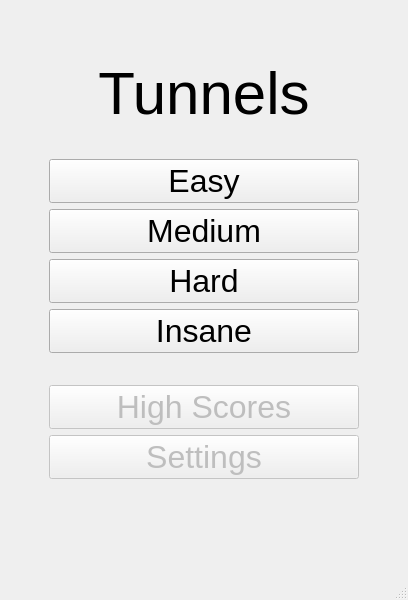
<?xml version="1.0" encoding="UTF-8"?>
<ui version="4.0">
 <class>MainMenu</class>
 <widget class="QMainWindow" name="MainMenu">
  <property name="geometry">
   <rect>
    <x>0</x>
    <y>0</y>
    <width>408</width>
    <height>600</height>
   </rect>
  </property>
  <property name="sizePolicy">
   <sizepolicy hsizetype="Maximum" vsizetype="Maximum">
    <horstretch>0</horstretch>
    <verstretch>0</verstretch>
   </sizepolicy>
  </property>
  <property name="windowTitle">
   <string>MainWindow</string>
  </property>
  <widget class="QWidget" name="centralwidget">
   <property name="autoFillBackground">
    <bool>false</bool>
   </property>
   <layout class="QVBoxLayout" name="verticalLayout">
    <item>
     <layout class="QVBoxLayout" name="verticalLayout_2">
      <property name="leftMargin">
       <number>40</number>
      </property>
      <property name="topMargin">
       <number>50</number>
      </property>
      <property name="rightMargin">
       <number>40</number>
      </property>
      <property name="bottomMargin">
       <number>90</number>
      </property>
      <item>
       <widget class="QLabel" name="label">
        <property name="sizePolicy">
         <sizepolicy hsizetype="Preferred" vsizetype="Preferred">
          <horstretch>0</horstretch>
          <verstretch>0</verstretch>
         </sizepolicy>
        </property>
        <property name="font">
         <font>
          <pointsize>45</pointsize>
          <weight>50</weight>
          <bold>false</bold>
         </font>
        </property>
        <property name="text">
         <string>Tunnels</string>
        </property>
        <property name="alignment">
         <set>Qt::AlignCenter</set>
        </property>
       </widget>
      </item>
      <item>
       <spacer name="verticalSpacer">
        <property name="orientation">
         <enum>Qt::Vertical</enum>
        </property>
        <property name="sizeHint" stdset="0">
         <size>
          <width>20</width>
          <height>80</height>
         </size>
        </property>
       </spacer>
      </item>
      <item>
       <widget class="QPushButton" name="easyButton">
        <property name="sizePolicy">
         <sizepolicy hsizetype="Minimum" vsizetype="Minimum">
          <horstretch>0</horstretch>
          <verstretch>0</verstretch>
         </sizepolicy>
        </property>
        <property name="minimumSize">
         <size>
          <width>0</width>
          <height>0</height>
         </size>
        </property>
        <property name="maximumSize">
         <size>
          <width>16777215</width>
          <height>16777215</height>
         </size>
        </property>
        <property name="sizeIncrement">
         <size>
          <width>0</width>
          <height>0</height>
         </size>
        </property>
        <property name="font">
         <font>
          <pointsize>24</pointsize>
         </font>
        </property>
        <property name="text">
         <string>Easy</string>
        </property>
       </widget>
      </item>
      <item>
       <widget class="QPushButton" name="mediumButton">
        <property name="enabled">
         <bool>true</bool>
        </property>
        <property name="sizePolicy">
         <sizepolicy hsizetype="Minimum" vsizetype="Fixed">
          <horstretch>0</horstretch>
          <verstretch>40</verstretch>
         </sizepolicy>
        </property>
        <property name="baseSize">
         <size>
          <width>0</width>
          <height>0</height>
         </size>
        </property>
        <property name="font">
         <font>
          <pointsize>24</pointsize>
         </font>
        </property>
        <property name="text">
         <string>Medium</string>
        </property>
        <property name="iconSize">
         <size>
          <width>16</width>
          <height>16</height>
         </size>
        </property>
       </widget>
      </item>
      <item>
       <widget class="QPushButton" name="hardButton">
        <property name="enabled">
         <bool>true</bool>
        </property>
        <property name="font">
         <font>
          <pointsize>24</pointsize>
         </font>
        </property>
        <property name="text">
         <string>Hard</string>
        </property>
       </widget>
      </item>
      <item>
       <widget class="QPushButton" name="insaneButton">
        <property name="font">
         <font>
          <pointsize>24</pointsize>
         </font>
        </property>
        <property name="text">
         <string>Insane</string>
        </property>
       </widget>
      </item>
      <item>
       <spacer name="verticalSpacer_4">
        <property name="orientation">
         <enum>Qt::Vertical</enum>
        </property>
        <property name="sizeHint" stdset="0">
         <size>
          <width>20</width>
          <height>80</height>
         </size>
        </property>
       </spacer>
      </item>
      <item>
       <widget class="QPushButton" name="scoreButton">
        <property name="enabled">
         <bool>false</bool>
        </property>
        <property name="font">
         <font>
          <pointsize>24</pointsize>
         </font>
        </property>
        <property name="text">
         <string>High Scores</string>
        </property>
       </widget>
      </item>
      <item>
       <widget class="QPushButton" name="settingsButton">
        <property name="enabled">
         <bool>false</bool>
        </property>
        <property name="font">
         <font>
          <pointsize>24</pointsize>
         </font>
        </property>
        <property name="text">
         <string>Settings</string>
        </property>
       </widget>
      </item>
     </layout>
    </item>
   </layout>
  </widget>
  <widget class="QMenuBar" name="menubar">
   <property name="geometry">
    <rect>
     <x>0</x>
     <y>0</y>
     <width>408</width>
     <height>22</height>
    </rect>
   </property>
  </widget>
  <widget class="QStatusBar" name="statusbar"/>
 </widget>
 <resources/>
 <connections/>
</ui>
